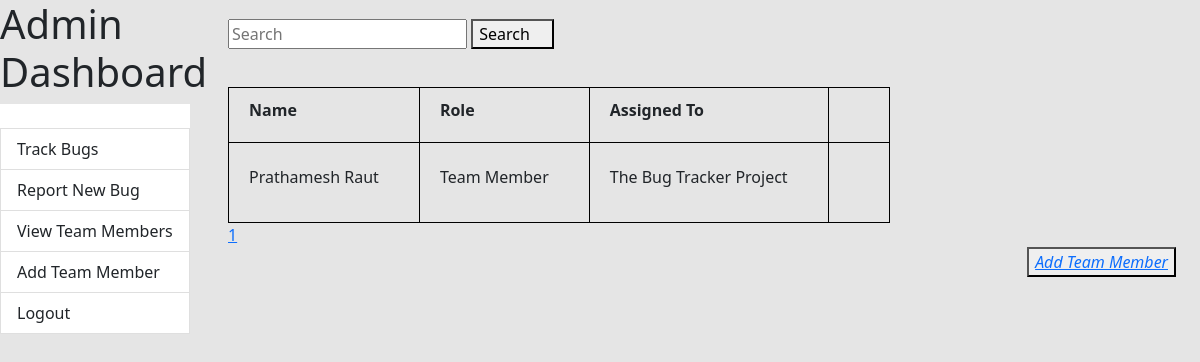
The page /dashboard/members/ (signed in) on the database as committed earlier.
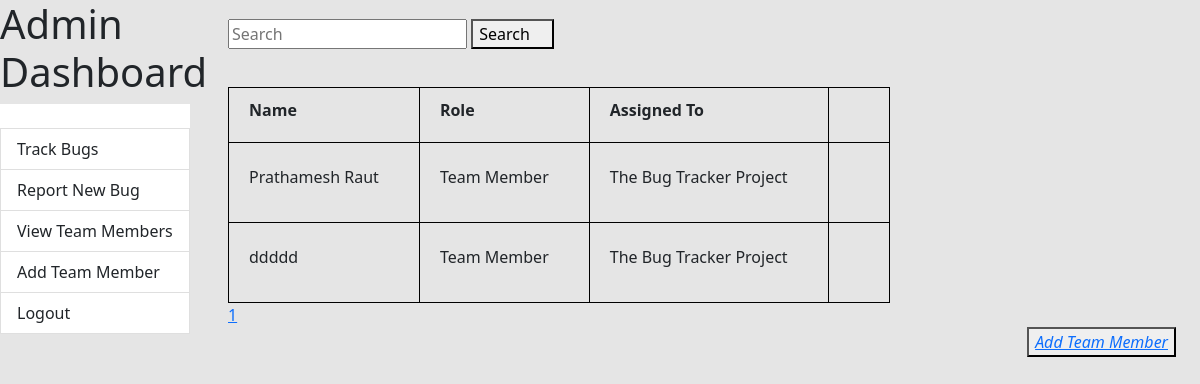
The same page on the database as committed later.
### core/models.py (models this page shows, shortened)
class User(AbstractUser):
    email = models.EmailField(unique=True)
    full_name = models.CharField(max_length=255, null=True)
    role = models.CharField(max_length=4, choices=ROLE_CHOICES, null=True)
    assigned_to = models.ForeignKey(
        Project, on_delete=models.PROTECT, null=True, blank=True)

class Project(models.Model):
    name = models.CharField(max_length=255, null=False)
    description = models.TextField(null=True)
    created_at = models.DateField(auto_now=True, null=True)
    def __str__(self):
        return f"{self.name}"

### core/views.py (the view)
# urls.py: path('dashboard/members/', TeamMembersListView.as_view()),
class TeamMembersListView(LoginRequiredMixin, ListView):
    queryset = User.objects.filter(role='TM')
    context_object_name = "members"
    model = User
    template_name = 'team_members.html'
    paginate_by = 3
    def get_queryset(self):
        search_item = self.request.GET.get("search")
        team_members = User.objects.filter(
            role='TM')
        if search_item:
            team_members = team_members.filter(
                full_name__icontains=search_item)
        return team_members

### templates/team_members.html (shortened to what this page needs)
{% extends 'dashboard.html'%} {%block content%}
<div class="container">
  <div>
    <form method="GET" style="margin-bottom: 4%; margin-top: 2%">
      <input type="text" placeholder="Search" name="search" />
      <button type="submit">
        Search<i class="fa fa-magnifying-glass px-2"></i>
      </button>
    </form>
  </div>
  <table>
    <tr>
      <th>Name</th>
      <th>Role</th>
      <th>Assigned To</th>
    </tr>
    {%for f in members %}
    <tr style="height: 80px">
      <td>{{f.full_name}}</td>
      <td>{{f.get_role_display}}</td>
      <td>{{f.assigned_to}}</td>
      <td>
      </td>
    </tr>
    {%endfor%}
  </table>
  <div>
    {%for page in paginator.page_range%}
    <a href="?page={{page}}&search={{request.GET.search}}"> {{page}} </a>
    {%endfor%}
  </div>
  <div>
    <button style="float: right">
      <a href="/dashboard/add_team_member/"
        ><i class="fa fa-plus">Add Team Member</i></a
      >
    </button>
  </div>
</div>
{%endblock%}

Rows that differ between the two databases and show on the page:
added User: full_name "ddddd", role "Team Member", assigned_to "The Bug Tracker Project"
